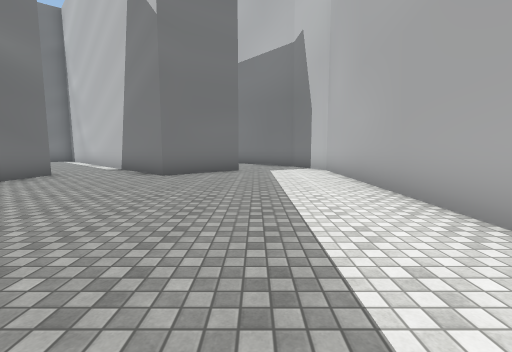
[1] (above)

22 first-person views from a walk through a 3-D level made in the Unity game engine. The camera is 1.4 m above the floor, tilts 6° down and sees 90° across. The floor is counted in squares, 2 m on a side. Each view is taken from the middle of a square. On the plan, view 1 faces up. The plan holds only what a view shows up to about 9 squares ahead; the rest is blank. The place goes on beyond the plan. The player character is not drawn. Some animated figures are left out. Some surface patterns are stand-ins.

[2]
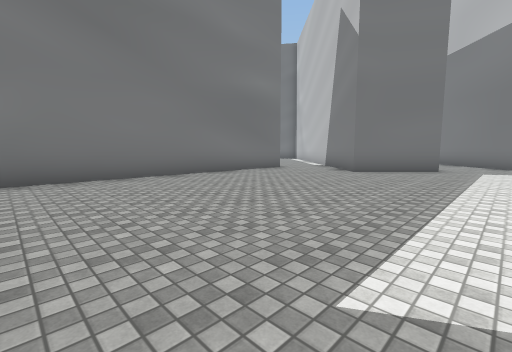

[3]
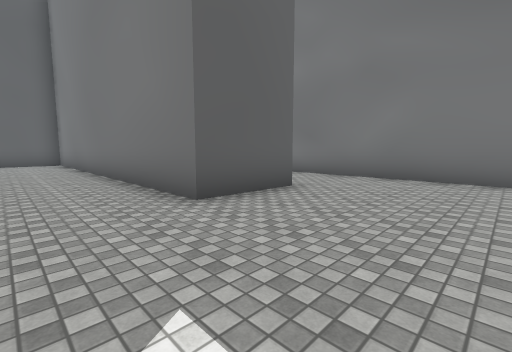

[4]
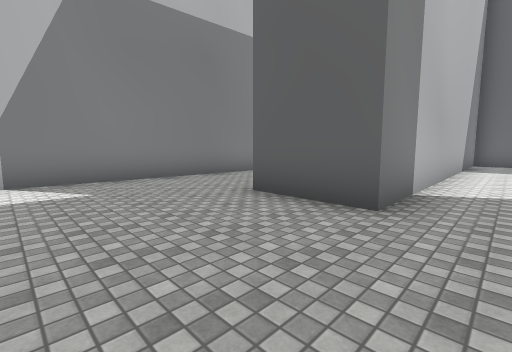

[5]
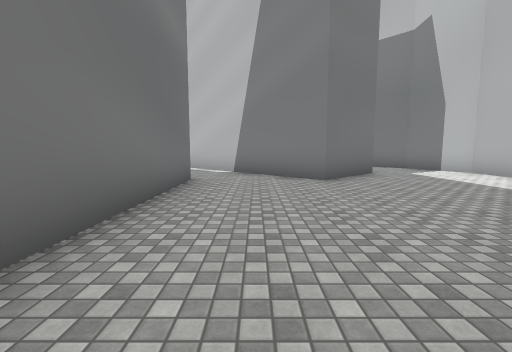

[6]
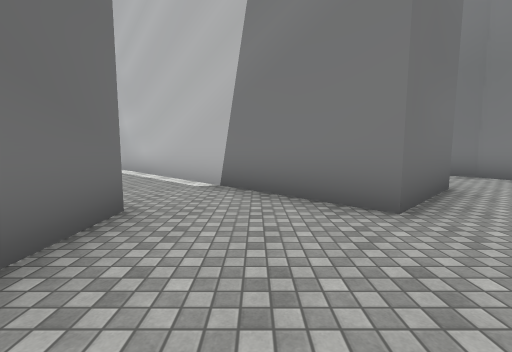

[7]
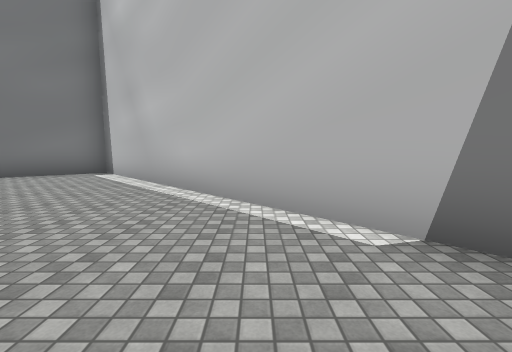

[8]
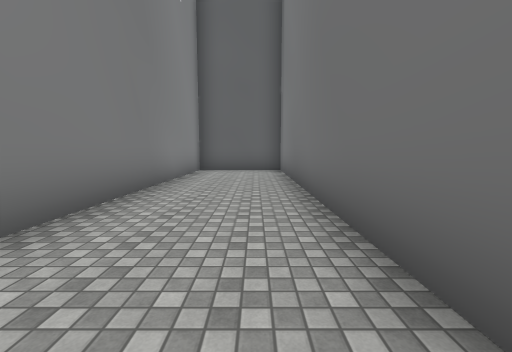

[9]
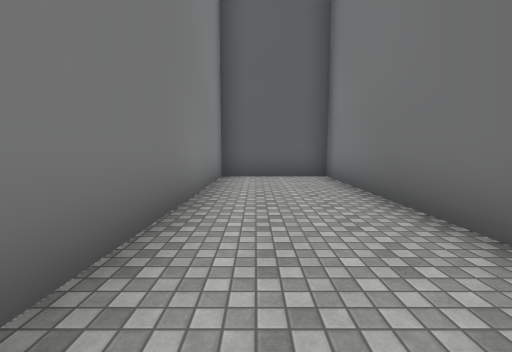

[10]
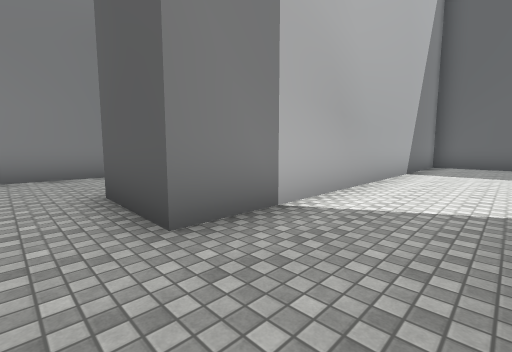

[11]
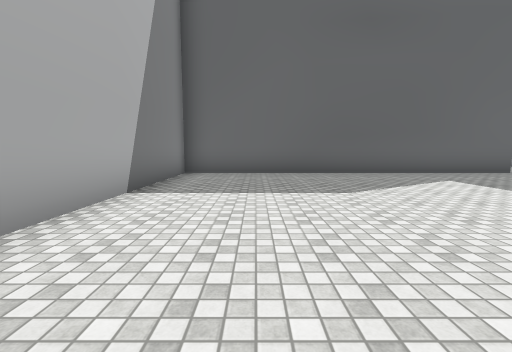

[12]
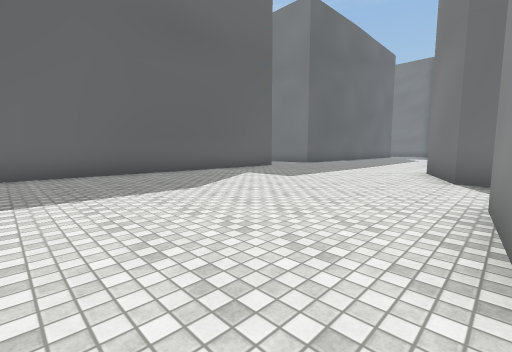

[13]
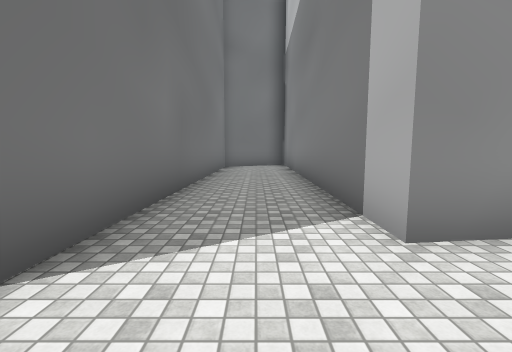

[14]
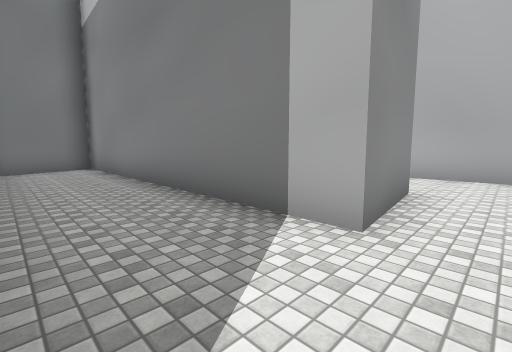

[15]
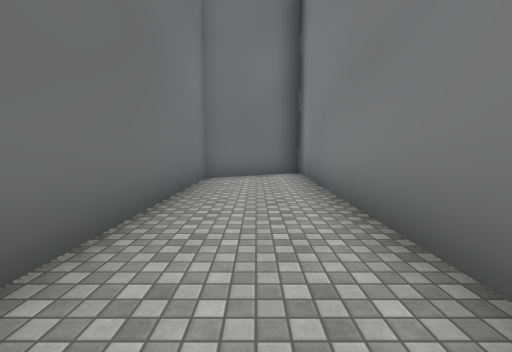

[16]
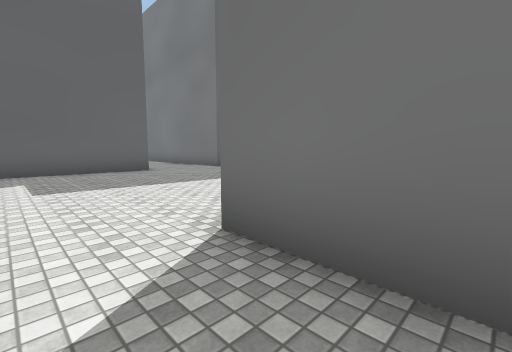

[17]
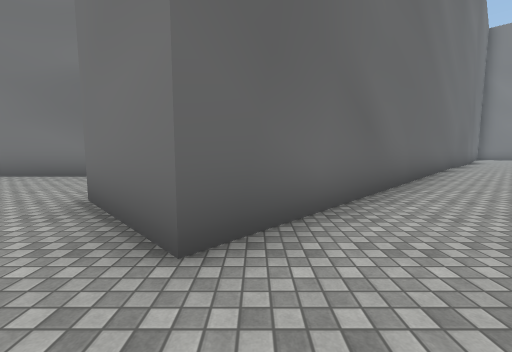

[18]
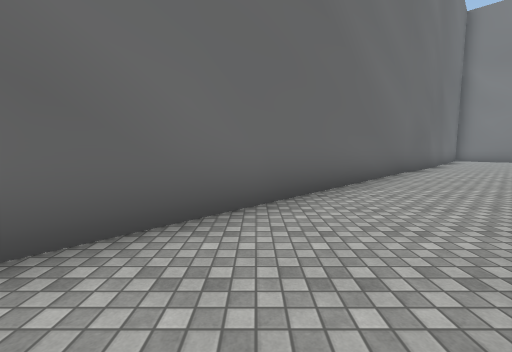

[19]
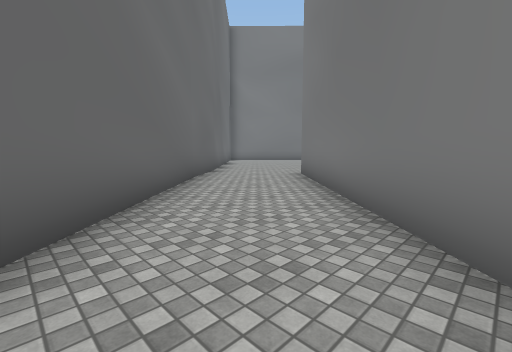

[20]
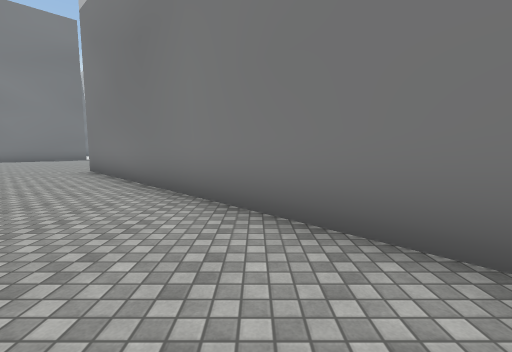

[21]
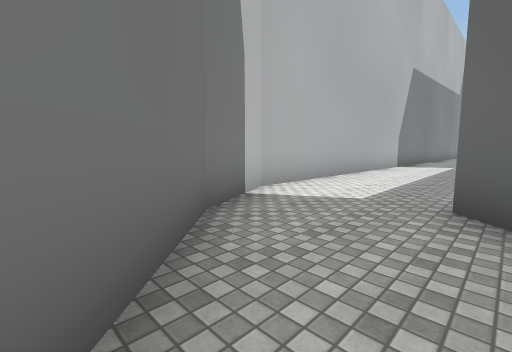

[22]
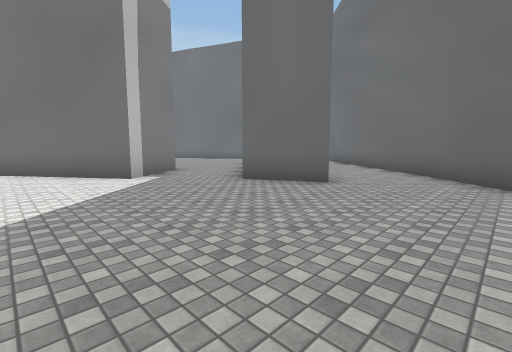

### Floor plan
Points are (right, up) in squares from view 1. A wall is a line through its corners. A room is listed if a view was taken in it or the views show most of it. See-through windows are left out.
Room 1 (views 1, 2, 3, 4, 5, 6, 7, 8, 9, 10, 11, 12, 17, 18, 19, 20, 21)
walls: (-5.5, 6.9) (-5.5, -3.9); (-3, -6.4) (-3, -2) (-0.9, -2) (-0.8, -12.5) (1.9, -12.5) (2.3, 8.5) (1.5, 10.3) (-7.3, 19.1); (-10.3, 18.1) (-0.6, 8.5) (-2.4, 6.7) (-10.4, 14.6)
ways out: opening at (-4.5, -5.5) to room 2; opening at (-8.5, 18) to room 3; opening at (-8, 10)
Room 2 (views 13, 14, 15, 16)
walls: (-5.4, -4.9) (-7.9, -5.2) (-7.7, 4.5) (-10.2, 3.1) (-10.3, -5.8) (-12.5, -6.7); (-12.5, -12.5) (-2.9, -12.5) (-3, -6.4)
ways out: opening at (-4.5, -5.5) to room 1
Room 3 (view 22)
walls: (-3.1, 21.1) (-3.7, 21.8) (-0.5, 24); (-7.3, 19.1) (-5.4, 20)
ways out: opening at (-8.5, 18) to room 1; opening at (-4, 20)

Positions as (right, up) in squares from view 1, and headings:
1: (0, 0), facing up
2: (1, -1), facing up-left
3: (1, 1), facing down-left
4: (-4, 1), facing down-right
5: (-4, 1), facing up
6: (-4, 4), facing up
7: (-6, 7), facing up
8: (0, -4), facing down
9: (1, -6), facing down
10: (-5, -1), facing down-right
11: (-5, -5), facing down
12: (-4, -5), facing down-left
13: (-9, -7), facing up
14: (-10, -6), facing up-right
15: (-9, -3), facing up
16: (-9, -4), facing down-left
17: (1, 9), facing left
18: (-1, 12), facing left
19: (-3, 13), facing up-left
20: (-2, 11), facing up
21: (-1, 12), facing down-right
22: (-10, 24), facing down-right
